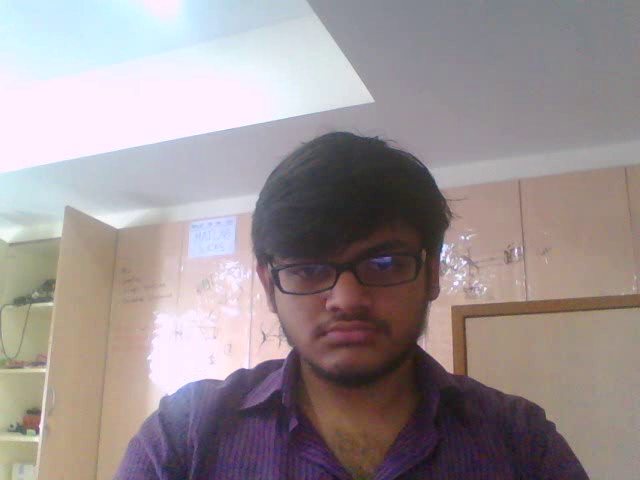
//> input picture frame 4 of Day3/PupilDetectWithVideo/capture.avi, 640 x 480 px, given in place of the camera
$ ./src   (built with g++ and OpenCV 4)
//> lines starting //> are read from the running program, lines starting //| are printed output that depends on the picture; after the words box and inside, x2 and y2 are one past the last pixel; in counts of white or black regions, pixels touching at a corner belong together
//OpenCV Libraries
#include <iostream>
#include <stdio.h>
#include <opencv2/opencv.hpp>
#include <opencv/cv.h>
#include <time.h>
#include <fstream>
#include "gnuplot_i.hpp"
using namespace std;
using namespace cv;


int main()
{
//Gnuplot g1("lines");
std::vector<double> xVec, yVec;
char key;
int x,y;
double area; //area of contour
int isColor = 1;
int fps = 15;		//FPS of recorded video
float t1=0;		  //Time Variable
float radius=0; //Radius for the overlay circle

//thresholds for each channel
int redmax=80;
int redmin=35;
int greenmax=80;
int greenmin=35;
int bluemax=90;
int bluemin=50;

Mat image; //Input image matrix

VideoCapture capture(0);    //Capture using any camera connected to your system
capture>>image;							//Extract a frame and store in the 'image' matrix
//> image is the input picture: 480 rows x 640 cols, CV_8UC3; mean B, G, R 147.5, 145.7, 155.4
//Define Frame Height and Width
int framewidth=image.cols;
//> framewidth = 640
int frameheight=image.rows;
//> frameheight = 480

//Define VideoWriter object for storing the video
VideoWriter video("capture.avi",CV_FOURCC('D','I','V','3'),fps,cvSize(framewidth,frameheight));
ofstream image_file("radtime.csv"); //initializing csv file for plotting data
float t0=clock(); //measuring time T-Zero

//Loop for Processing
while(1)
{
	capture>>image; //Create image frames from capture
	Mat output = Mat::zeros(image.size(),CV_8UC1);	//Output Matrix of the same size as input image
	std::vector<std::vector<cv::Point> > contours;	//Defining Contour variable as a vector

//Thresholding the RGB image and converting into binary image
	for(y=0;y<image.rows;y++)
	{
		for(x=0;x<image.cols;x++)
		{
			if(((int)image.at<Vec3b>(y,x)[0]>bluemin)&&((int)image.at<Vec3b>(y,x)[0]<bluemax)&&((int)image.at<Vec3b>(y,x)[1]>greenmin)&&
		  ((int)image.at<Vec3b>(y,x)[1]<greenmax)&&((int)image.at<Vec3b>(y,x)[2]>redmin)&&((int)image.at<Vec3b>(y,x)[2]<redmax))
			{
				output.at<uchar>(y,x)=255;
			}
		}
	}
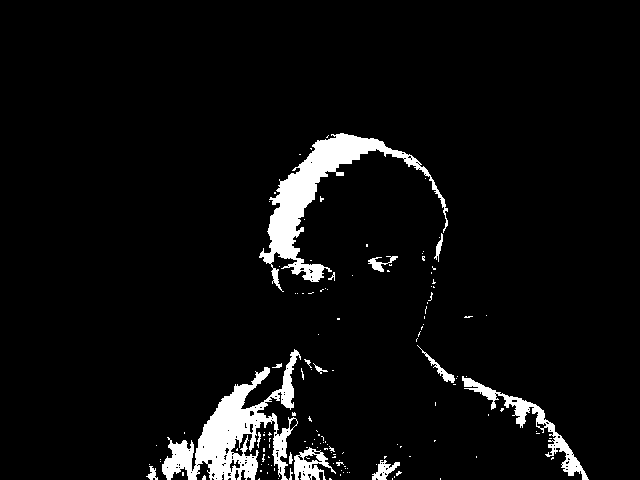
//> output: 480 rows x 640 cols, CV_8UC1; 5.2% white; 141 white regions (125 under 20 px), largest, box (x1, y1, x2, y2) and area: (162, 349, 301, 480) 6272, (259, 133, 448, 292) 5926, (462, 376, 589, 480) 1703

//Dilation
Mat element=getStructuringElement( MORPH_RECT,Size(9,9),Point (5,5)); //defining structuring element for direction
dilate (output, output, element);

//Contour Detection
findContours(output.clone(), contours, RETR_EXTERNAL, CHAIN_APPROX_NONE); //find contours
//> contours = 16 contours; largest, box (x1, y1, x2, y2) and area: (255, 129, 593, 480) 17496, (142, 345, 354, 480) 14964, (368, 452, 406, 480) 768, (364, 252, 402, 276) 690, (393, 440, 415, 461) 188
cv::drawContours(output, contours, -1, Scalar(255,255,255), -1); //detecting contours
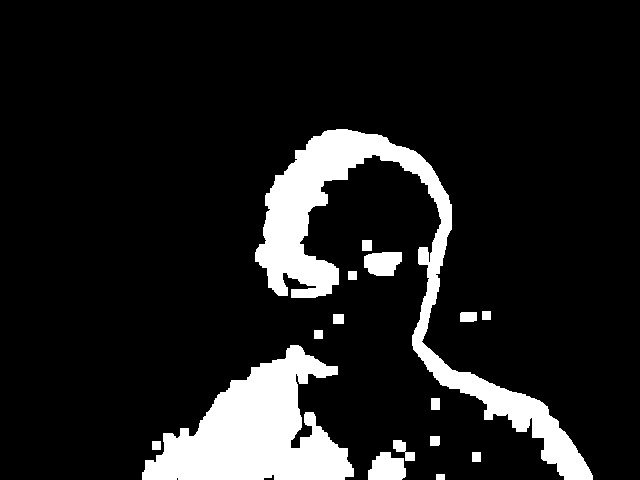
//> output: 480 rows x 640 cols, CV_8UC1; 11.9% white; 16 white regions, largest, box (x1, y1, x2, y2) and area: (255, 129, 593, 480) 18353, (142, 345, 354, 480) 15384, (368, 452, 406, 480) 828
	for (int i = 0; i < contours.size(); i++)
	{
    area = cv::contourArea(contours[i]);    //area of contours
    cv::Rect rect = cv::boundingRect(contours[i]);  //creating bounding box for contour
    radius = rect.width/2;                     //radius of circle

     //selecting contours based on area and height-width ratio of bounding box
    	if (area >= 400 && std::abs(1 - ((double)rect.width / (double)rect.height)) <= 0.15)
    	{
      //impose circle of the found radius over the contour
        cv::circle(image, cv::Point(rect.x + radius, rect.y + radius), radius, Scalar(0,0,255), 2);
    	}
	}
//> this loop made 16 passes
//> (area, rect, radius) on passes 1 to 12: (40, Rect(436, 474, 9, 6), 4), (72, Rect(472, 452, 9, 10), 4), (767.5, Rect(368, 452, 38, 28), 19), (64, Rect(152, 441, 9, 9), 4), (187.5, Rect(393, 440, 22, 21), 11), (80.5, Rect(430, 436, 10, 10), 5), (88, Rect(431, 398, 9, 12), 4), (14964.5, Rect(142, 345, 212, 135), 106), (64, Rect(314, 330, 9, 9), 4), (90, Rect(333, 314, 11, 10), 5), (141, Rect(460, 312, 17, 10), 8), (64, Rect(482, 311, 9, 9), 4)
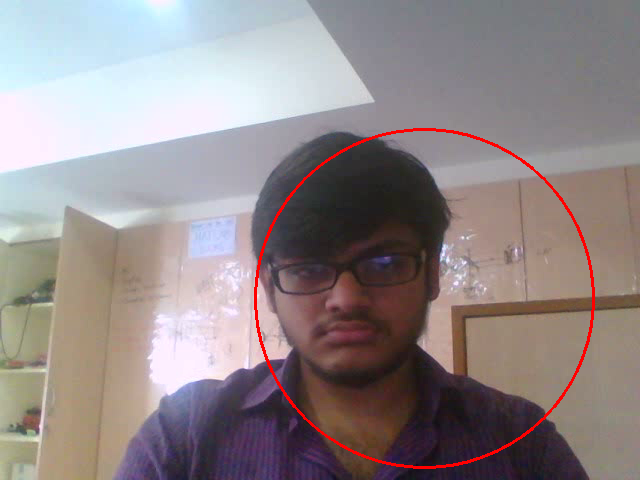
//> image: 480 rows x 640 cols, CV_8UC3; mean B, G, R 137.5, 136.3, 146.3

namedWindow("Input",2);
imshow("Input",image); //BGR image

namedWindow("output",2);
imshow("output",output);  //Show image frames on created window

t1=clock()-t0; //measuring time
t1=t1/1000;
image_file<<(float)t1<<"\t"<<radius<<"\n"; //insert the time and radius of pupil in the csv file
// [6 lines of commented-out code are left out]

video<<image; // Save frame in video


key = waitKey(20); //Capture Keyboard stroke
//> the Esc key is pressed
	if (char(key) == 27)
	{
		break; //If you hit ESC key loop will break.
	}
}
image_file.close();
system("gnuplot plot.ps");

return 0;
}

$ run again, starting later in the video
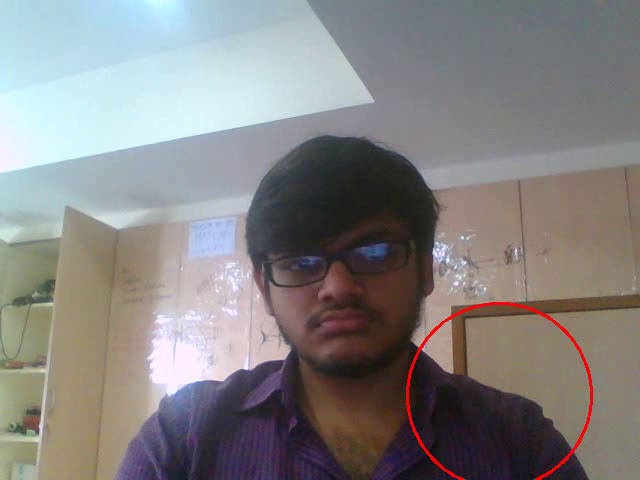
//> input picture frame 20 of Day3/PupilDetectWithVideo/capture.avi, 640 x 480 px, given in place of the camera
//> image is the input picture: 480 rows x 640 cols, CV_8UC3; mean B, G, R 130.7, 131, 133.3
//> after the loop `for(y=0;y<image.rows;y++)`:
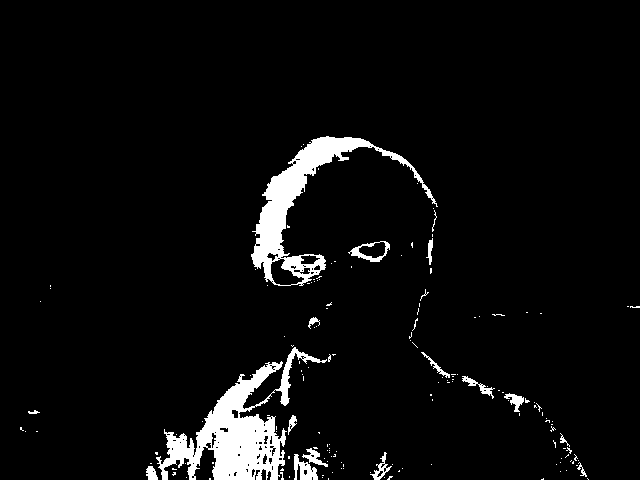
//> output: 480 rows x 640 cols, CV_8UC1; 4.9% white; 160 white regions (142 under 20 px), largest, box (x1, y1, x2, y2) and area: (156, 347, 327, 480) 7195, (251, 136, 438, 286) 5399, (294, 454, 318, 480) 337
//> contours = 23 contours; largest, box (x1, y1, x2, y2) and area: (142, 332, 348, 480) 14706, (247, 132, 442, 290) 10735, (405, 285, 593, 480) 4554, (344, 237, 394, 272) 1146, (366, 448, 407, 480) 772
//> the loop `for (int i = 0; i < contours.size(); i++)` made 23 passes
//> (area, rect, radius) on passes 1 to 8: (48.5, Rect(537, 474, 11, 6), 5), (64, Rect(427, 460, 9, 9), 4), (771.5, Rect(366, 448, 41, 32), 20), (80.5, Rect(314, 428, 10, 10), 5), (72, Rect(32, 427, 10, 9), 5), (137, Rect(16, 423, 14, 13), 7), (195.5, Rect(24, 406, 20, 12), 10), (126, Rect(426, 390, 11, 15), 5)
//> after the loop `for (int i = 0; i < contours.size(); i++)`:
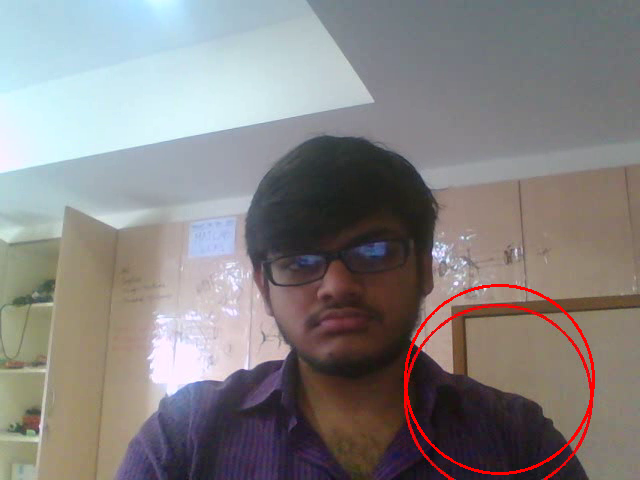
//> image: 480 rows x 640 cols, CV_8UC3; mean B, G, R 130.4, 130.6, 134.3

$ run again, starting later in the video
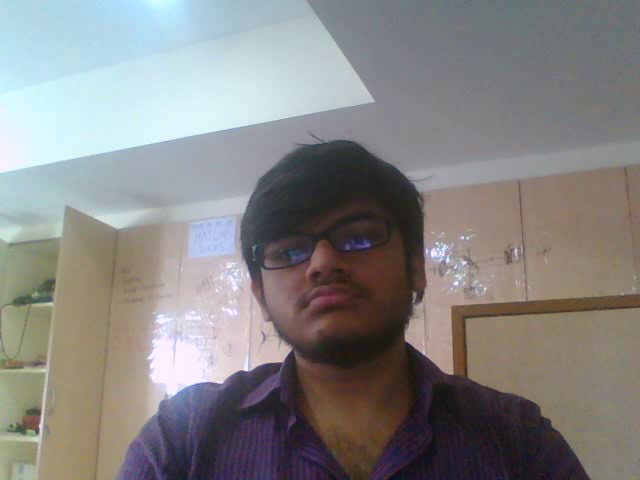
//> input picture frame 36 of Day3/PupilDetectWithVideo/capture.avi, 640 x 480 px, given in place of the camera
//> image is the input picture: 480 rows x 640 cols, CV_8UC3; mean B, G, R 132.1, 132.7, 134.3
//> after the loop `for(y=0;y<image.rows;y++)`:
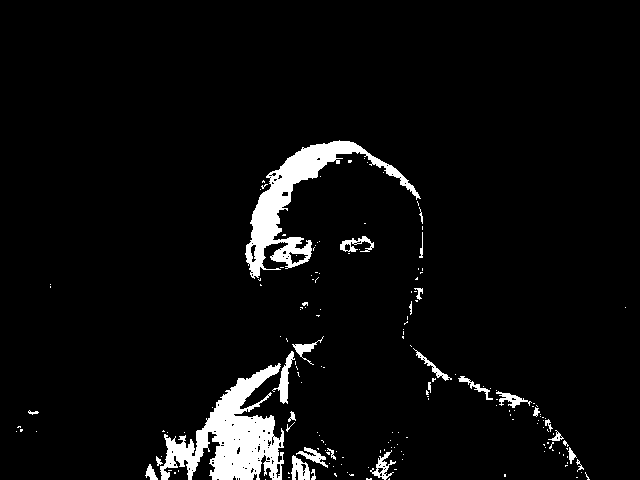
//> output: 480 rows x 640 cols, CV_8UC1; 4.9% white; 176 white regions (149 under 20 px), largest, box (x1, y1, x2, y2) and area: (160, 363, 284, 480) 6516, (245, 140, 421, 279) 5171, (272, 351, 295, 404) 386
//> contours = 15 contours; largest, box (x1, y1, x2, y2) and area: (141, 332, 358, 480) 15079, (241, 136, 427, 290) 9998, (398, 264, 594, 480) 5576, (362, 428, 412, 480) 1458, (336, 232, 378, 258) 838
//> the loop `for (int i = 0; i < contours.size(); i++)` made 15 passes
//> (area, rect, radius) on passes 1 to 8: (81, Rect(500, 470, 10, 10), 5), (1458, Rect(362, 428, 50, 52), 25), (64, Rect(32, 427, 9, 9), 4), (171, Rect(12, 422, 15, 14), 7), (196.5, Rect(24, 406, 19, 13), 9), (15079, Rect(141, 332, 217, 148), 108), (148, Rect(312, 305, 13, 16), 6), (64, Rect(621, 303, 9, 9), 4)
//> after the loop `for (int i = 0; i < contours.size(); i++)`:
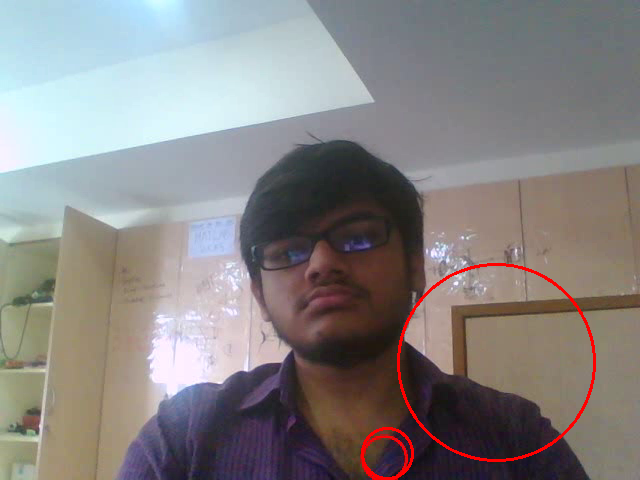
//> image: 480 rows x 640 cols, CV_8UC3; mean B, G, R 131.6, 132, 135.6
